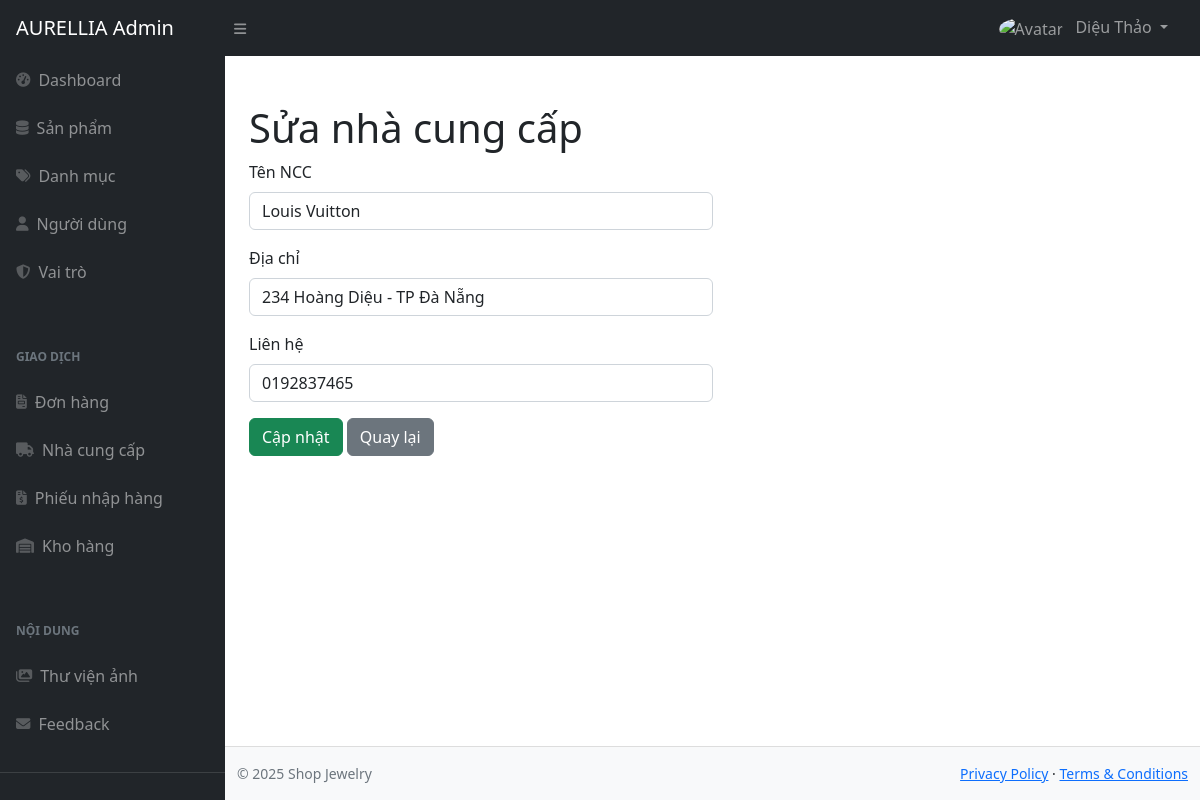
The page /admin/index.php?act=supplier-edit&id=7 (signed in) on the database its author committed.
### tables this page shows
CREATE TABLE `supplier` (
  `id` int(11) NOT NULL,
  `name` varchar(255) DEFAULT NULL,
  `address` varchar(255) DEFAULT NULL,
  `contact` varchar(255) DEFAULT NULL,
  `isDeleted` tinyint(1) DEFAULT 0
);

### admin/controllers/SupplierController.php (called while the page is built, shortened)
<?php
require "models/SupplierModel.php";
class SupplierController {
    private $model;
    function __construct($db) {
        $this->model = new SupplierModel($db);
    }
    function edit() {
        $id = $_GET["id"];
        $supplier = $this->model->getById($id);
        include "layouts/main.php";
    }
}

### admin/models/SupplierModel.php (called while the page is built, shortened)
<?php
class SupplierModel {
    private $conn;
    function __construct($db) {
        $this->conn = $db;
    }
    function getById($id) {
        $sql = "SELECT * FROM supplier WHERE id = $id";
        return $this->conn->query($sql)->fetch_assoc();
    }
}

### admin/views/supplier/edit.php (the view, shortened to what this page needs)
<h1 class="mt-4">Sửa nhà cung cấp</h1>
<form action="index.php?act=supplier-update" method="POST" class="w-50">
    <div class="mb-3">
        <label class="form-label">Tên NCC</label>
        <input type="text" name="name" value="<?= $supplier['name'] ?>" required class="form-control">
    </div>
    <div class="mb-3">
        <label class="form-label">Địa chỉ</label>
        <input type="text" name="address" value="<?= $supplier['address'] ?>" required class="form-control">
    </div>
    <div class="mb-3">
        <label class="form-label">Liên hệ</label>
        <input type="text" name="phone" value="<?= $supplier['contact'] ?>" required class="form-control">
    </div>
    <button class="btn btn-success">Cập nhật</button>
    <a href="index.php?act=supplier" class="btn btn-secondary">Quay lại</a>
</form>

### rows shown on the page
supplier: name "Louis Vuitton", address "234 Hoàng Diệu - TP Đà Nẵng", phone "0192837465"

### other values the page prints
$adminName "Diệu Thảo"
